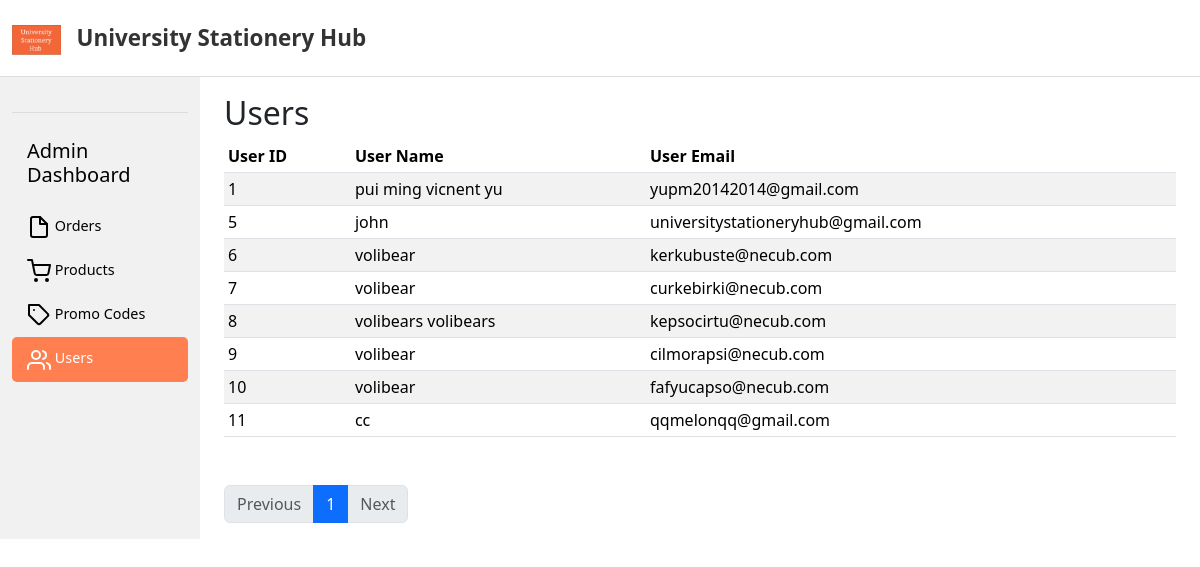
Page /admin/users.php on the earlier database version.
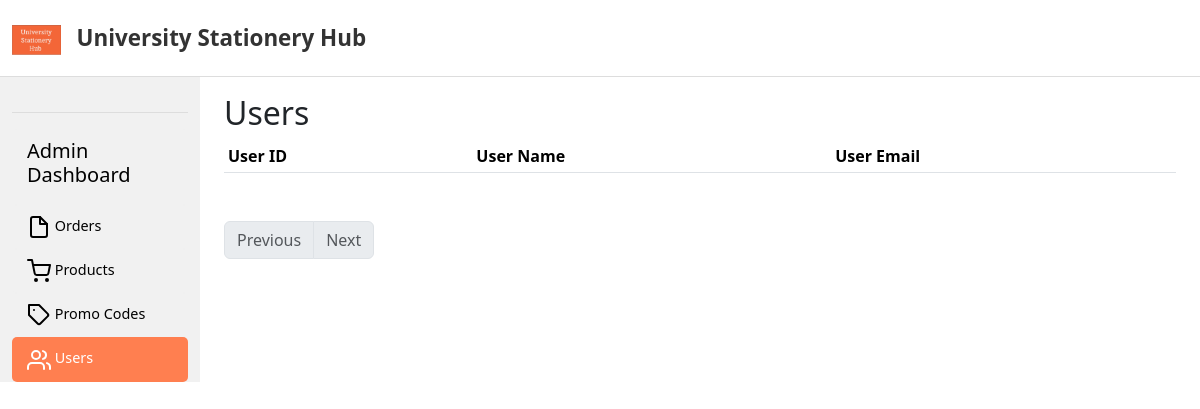
Same page on the later database version.
### tables this page shows
CREATE TABLE `users` (
  `user_id` int(11) NOT NULL AUTO_INCREMENT,
  `user_name` varchar(100) NOT NULL,
  `user_email` varchar(100) NOT NULL,
  `user_password` varchar(100) NOT NULL,
  `reset_token_hash` varchar(64) DEFAULT NULL,
  `reset_token_expires_at` datetime DEFAULT NULL,
  `verification_token` varchar(255) DEFAULT NULL,
  `is_verified` tinyint(1) NOT NULL DEFAULT 0,
  `created_at` timestamp NOT NULL DEFAULT current_timestamp(),
  PRIMARY KEY (`user_id`), 
  UNIQUE KEY `UK_constraint` (`user_email`), 
  UNIQUE KEY `reset_token_hash` (`reset_token_hash`) 
);

### admin/users.php (the view, shortened to what this page needs)
<?php
include('header.php');
include('../server/connection.php');
$page_no = isset($_GET['page_no']) && $_GET['page_no'] != "" ? intval($_GET['page_no']) : 1;
$total_records_per_page = 10;
$offset = ($page_no - 1) * $total_records_per_page;
$stmt1 = $conn->prepare("SELECT COUNT(*) AS total_records FROM users");
$stmt1->execute();
$stmt1->bind_result($total_records);
$total_no_of_pages = ceil($total_records / $total_records_per_page);
$stmt2 = $conn->prepare("SELECT user_id, user_name, user_email FROM users ORDER BY user_id ASC LIMIT ?, ?");
$stmt2->bind_param('ii', $offset, $total_records_per_page);
$stmt2->execute();
$users = $stmt2->get_result();
?>
<div class="container-fluid">
  <div class="row">
    <?php include('sidemenu.php'); ?>
    <main class="col-md-9 ms-sm-auto col-lg-10 px-md-4">
      <br>
      <h2>Users</h2>
      <div class="table-responsive">
        <table class="table table-striped table-sm">
          <thead>
            <tr>
              <th scope="col">User ID</th>
              <th scope="col">User Name</th>
              <th scope="col">User Email</th>
            </tr>
          </thead>
          <tbody>
            <?php foreach ($users as $user) { ?>
              <tr>
                <td><?php echo $user['user_id']; ?></td>
                <td><?php echo htmlspecialchars($user['user_name']); ?></td>
                <td><?php echo htmlspecialchars($user['user_email']); ?></td>
              </tr>
            <?php } ?>
          </tbody>
        </table>
        <nav aria-label="Page navigation example" class="mx-auto">
          <ul class="pagination mt-5 mx-auto">
            <li class="page-item <?php if ($page_no <= 1)
              echo 'disabled'; ?>">
              <a class="page-link" href="<?php if ($page_no <= 1) {
                echo '#';
              } else {
                echo "?page_no=" . ($page_no - 1);
              } ?>">Previous</a>
            </li>
              <?php
              if ($total_no_of_pages > 0) {
                for ($i = 1; $i <= $total_no_of_pages; $i++) {
                  $active = ($i == $page_no) ? 'active' : '';
                  echo '<li class="page-item ' . $active . '"><a class="page-link" href="?page_no=' . $i . '">' . $i . '</a></li>';
                }
              }
              ?>
              <?php
              $next_offset = $page_no * $total_records_per_page;
              $show_next = ($next_offset < $total_records);
              ?>
              <li class="page-item <?php if (!$show_next) echo 'disabled'; ?>">
                <a class="page-link" href="<?php if (!$show_next) {
                  echo '#';
                } else {
                  echo "?page_no=" . ($page_no + 1);
                } ?>">Next</a>
              </li>
          </ul>
        </nav>
      </div>
    </main>
  </div>
</div>

### admin/header.php (shortened to what this page needs)
<!DOCTYPE html>
<html lang="en">
<head>
    <link href="https://cdn.jsdelivr.net/npm/bootstrap@5.3.6/dist/css/bootstrap.min.css" rel="stylesheet"
 />
</head>
<body>
    <nav class="navbar navbar-expand-lg navbar-light bg-white py-3 fixed-top">
        <div class="container-fluid">
            <a class="navbar-brand" href="#">
                <img class="logo" src="../assets/imgs/1.png" alt="University Stationery Hub Logo" />
                University Stationery Hub
            </a>
        </div>
    </nav>
</body>
</html>

### admin/sidemenu.php (shortened to what this page needs)
<?php
$current_page = basename($_SERVER['PHP_SELF']);
function setActiveClass($page, $current_page)
{
    if (is_array($page)) {
        return in_array($current_page, $page) ? 'active' : '';
    }
    return $page === $current_page ? 'active' : '';
}
?>
<nav id="sidebarMenu" class="col-md-3 col-lg-2 d-md-block sidebar collapse">
    <div class="position-sticky pt-3">
        <div class="user-info mb-3 px-3 py-2" style="border-bottom: 1px solid #ddd; background-color: #f1f1f1;">
        </div>
        <ul class="nav flex-column">
            <li class="nav-item">
                <a class="nav-link disabled" href="#" style="color: #000; background-color: #f1f1f1;">
                    <h5>Admin Dashboard</h5>
                </a>
            </li>
            <li class="nav-item">
                <a class="nav-link <?php echo setActiveClass('index.php', $current_page); ?>" href="index.php"
                    id="orders-btn">
                    <span data-feather="file"></span>
                    Orders
                </a>
            </li>
            <li class="nav-item">
                <a class="nav-link <?php echo setActiveClass(['products.php', 'add_product.php', 'edit_product.php', 'edit_images.php'], $current_page); ?>"
                    href="products.php" id="products-btn">
                    <span data-feather="shopping-cart"></span>
                    Products
                </a>
            </li>
            <li class="nav-item">
                <a class="nav-link <?php echo setActiveClass(['promo_codes.php', 'add_promo_code.php', 'edit_promo_code.php'], $current_page); ?>"
                    href="promo_codes.php" id="promo-codes-btn">
                    <span data-feather="tag"></span>
                    Promo Codes
                </a>
            </li>
            <li class="nav-item">
                <a class="nav-link <?php echo setActiveClass('users.php', $current_page); ?>" href="users.php"
                    id="users-btn">
                    <span data-feather="users"></span>
                    Users
                </a>
            </li>
        </ul>
    </div>
</nav>

### admin/header.php (style rules this page uses)
.navbar { background-color: white; border-bottom: 1px solid #ddd; position: fixed; width: 100%; top: 0; z-index: 1000; padding-top: 8px; padding-bottom: 8px; }
.navbar-brand { color: #333; font-size: 1.4rem; font-weight: bold; }
.navbar .logo { height: 30px; margin-right: 10px; }
body { margin-top: 70px; }
#sidebarMenu { margin-top: 70px; }

### admin/sidemenu.php (style rules this page uses)
#sidebarMenu { background-color: #f1f1f1; margin-top: 0; padding-top: 10px; }
.nav-link { color: #000; padding: 10px 15px; font-size: 0.9rem; font-weight: 500; background-color: #f1f1f1; border-radius: 5px; transition: background-color 0.3s ease; }
.nav-link.disabled { background-color: #f1f1f1; color: #666; cursor: not-allowed; }
.nav-link.active { background-color: #FF9F7F; color: white; }
.user-info { padding: 15px; font-size: 1rem; background-color: #f1f1f1; margin-bottom: 10px; }
.nav-link.active { background-color: #FF7F50; color: white; }

Differences in the rows shown:
removed users: user_id "1", user_name "pui ming vicnent yu", user_email "yupm20142014@gmail.com"
removed users: user_id "5", user_name "john", user_email "universitystationeryhub@gmail.com"
removed users: user_id "6", user_name "volibear", user_email "kerkubuste@necub.com"
removed users: user_id "7", user_name "volibear", user_email "curkebirki@necub.com"
removed users: user_id "8", user_name "volibears volibears", user_email "kepsocirtu@necub.com"
removed users: user_id "9", user_name "volibear", user_email "cilmorapsi@necub.com"
removed users: user_id "10", user_name "volibear", user_email "fafyucapso@necub.com"
removed users: user_id "11", user_name "cc", user_email "qqmelonqq@gmail.com"
Other differences:
list line gone: "1"
